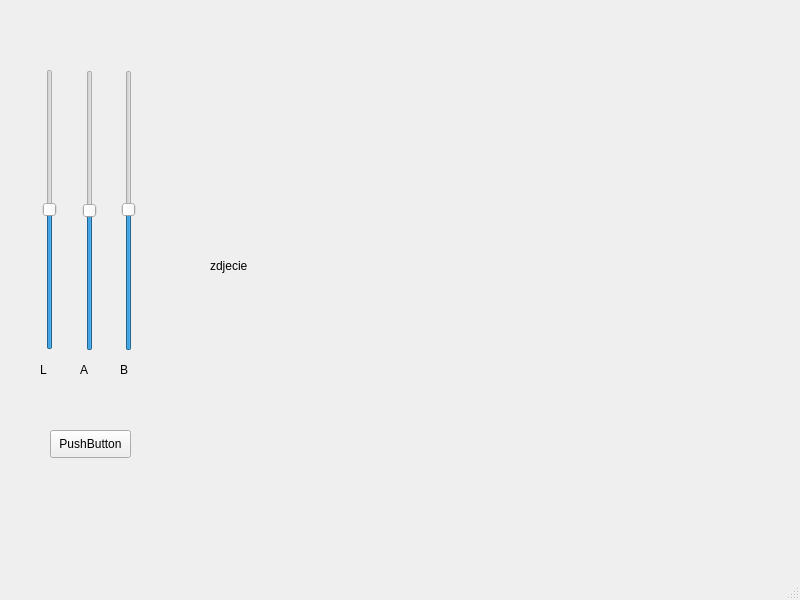
<?xml version="1.0" encoding="UTF-8"?>
<ui version="4.0">
 <class>MainWindow</class>
 <widget class="QMainWindow" name="MainWindow">
  <property name="geometry">
   <rect>
    <x>0</x>
    <y>0</y>
    <width>800</width>
    <height>600</height>
   </rect>
  </property>
  <property name="windowTitle">
   <string>MainWindow</string>
  </property>
  <widget class="QWidget" name="centralwidget">
   <widget class="QPushButton" name="pushButton">
    <property name="geometry">
     <rect>
      <x>50</x>
      <y>430</y>
      <width>81</width>
      <height>28</height>
     </rect>
    </property>
    <property name="text">
     <string>PushButton</string>
    </property>
   </widget>
   <widget class="QLabel" name="imageLabel">
    <property name="geometry">
     <rect>
      <x>210</x>
      <y>50</y>
      <width>431</width>
      <height>431</height>
     </rect>
    </property>
    <property name="text">
     <string>zdjecie</string>
    </property>
   </widget>
   <widget class="QSlider" name="LSlider">
    <property name="geometry">
     <rect>
      <x>40</x>
      <y>69</y>
      <width>20</width>
      <height>281</height>
     </rect>
    </property>
    <property name="maximum">
     <number>100</number>
    </property>
    <property name="sliderPosition">
     <number>50</number>
    </property>
    <property name="orientation">
     <enum>Qt::Orientation::Vertical</enum>
    </property>
   </widget>
   <widget class="QSlider" name="ASlider">
    <property name="geometry">
     <rect>
      <x>80</x>
      <y>70</y>
      <width>20</width>
      <height>281</height>
     </rect>
    </property>
    <property name="minimum">
     <number>-128</number>
    </property>
    <property name="maximum">
     <number>128</number>
    </property>
    <property name="orientation">
     <enum>Qt::Orientation::Vertical</enum>
    </property>
   </widget>
   <widget class="QSlider" name="BSlider">
    <property name="geometry">
     <rect>
      <x>120</x>
      <y>70</y>
      <width>17</width>
      <height>281</height>
     </rect>
    </property>
    <property name="minimum">
     <number>-128</number>
    </property>
    <property name="maximum">
     <number>127</number>
    </property>
    <property name="orientation">
     <enum>Qt::Orientation::Vertical</enum>
    </property>
   </widget>
   <widget class="QLabel" name="label">
    <property name="geometry">
     <rect>
      <x>40</x>
      <y>360</y>
      <width>16</width>
      <height>20</height>
     </rect>
    </property>
    <property name="text">
     <string>L</string>
    </property>
   </widget>
   <widget class="QLabel" name="label_2">
    <property name="geometry">
     <rect>
      <x>80</x>
      <y>360</y>
      <width>16</width>
      <height>20</height>
     </rect>
    </property>
    <property name="text">
     <string>A</string>
    </property>
   </widget>
   <widget class="QLabel" name="label_3">
    <property name="geometry">
     <rect>
      <x>120</x>
      <y>360</y>
      <width>16</width>
      <height>20</height>
     </rect>
    </property>
    <property name="text">
     <string>B</string>
    </property>
   </widget>
  </widget>
  <widget class="QMenuBar" name="menubar">
   <property name="geometry">
    <rect>
     <x>0</x>
     <y>0</y>
     <width>800</width>
     <height>25</height>
    </rect>
   </property>
  </widget>
  <widget class="QStatusBar" name="statusbar"/>
  <action name="actionactionExit">
   <property name="text">
    <string>actionExit</string>
   </property>
   <property name="menuRole">
    <enum>QAction::MenuRole::NoRole</enum>
   </property>
  </action>
  <action name="actionactionOtworz">
   <property name="text">
    <string>actionOtworz</string>
   </property>
   <property name="menuRole">
    <enum>QAction::MenuRole::NoRole</enum>
   </property>
  </action>
 </widget>
 <resources/>
 <connections/>
</ui>
